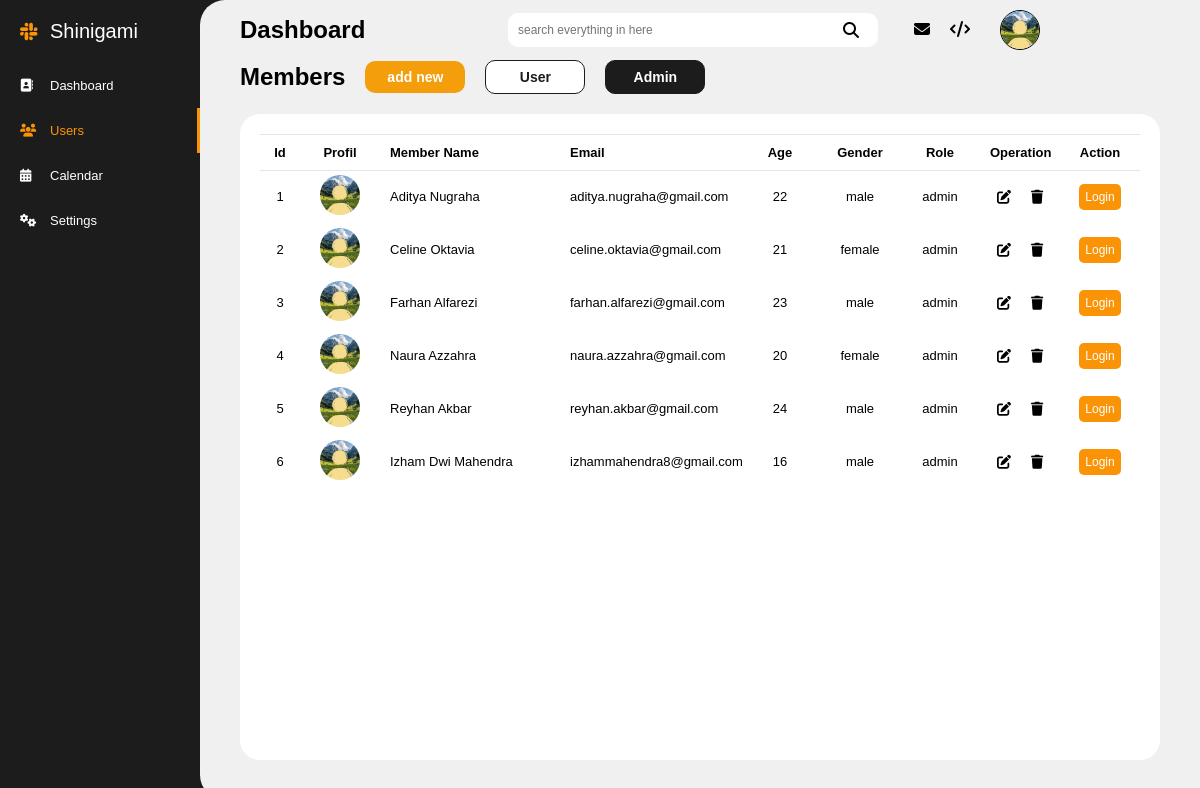
The page /users.php?role=admin on the database its author committed.
### tables this page shows
CREATE TABLE `users` (
  `id` int(255) NOT NULL,
  `nama` varchar(255) NOT NULL,
  `email` varchar(255) NOT NULL,
  `password` varchar(100) NOT NULL,
  `age` int(100) NOT NULL,
  `gender` varchar(20) NOT NULL,
  `role` varchar(20) NOT NULL
);

### users.php (the view, shortened to what this page needs)
<?php
    require_once "db.php";
    $page = basename($_SERVER['PHP_SELF']);
    $role = $_GET['role'] ?? 'user';
    $sql = "SELECT * FROM users WHERE role = '$role'";
    $result = mysqli_query($db_novel, $sql);
?>
<!DOCTYPE html>
<html lang="en">
<head>
    <link rel="stylesheet" href="css/users.css">
    <link rel="stylesheet" href="css/main.css">
    <link rel="stylesheet" href="css/aside.css">
    <link rel="stylesheet" href="css/navbar.css">
    <link rel="stylesheet" href="css/table.css">
    <link rel="stylesheet" href="https://cdnjs.cloudflare.com/ajax/libs/font-awesome/6.5.2/css/all.min.css" />
</head>
<body>
    <section class="layout">
        <aside class="aside">
            <div class="logo-aside">
                <i class="fa-brands fa-slack"></i>
                <p>Shinigami</p>
            </div>
            <div class="aside-menu">
                <a href="dashboard.php" class="aside-menu-link <?= $page == 'dashboard.php' ? 'active' : '' ?>">
                    <i class="fa-solid fa-address-book"></i>
                    <p>Dashboard</p>
                </a>
                <a href="users.php" class="aside-menu-link <?= $page == 'users.php' ? 'active' : '' ?>">
                    <i class="fa-solid fa-users"></i>
                    <p>Users</p>
                </a>
                <a href="calendar.php" class="aside-menu-link <?= $page == 'calendar.php' ? 'active' : '' ?>">
                    <i class="fa-solid fa-calendar-days"></i>
                    <p>Calendar</p>
                </a>
                <a href="settings.php" class="aside-menu-link <?= $page == 'settings.php' ? 'active' : '' ?>">
                    <i class="fa-solid fa-gears"></i>
                    <p>Settings</p>
                </a>
            </div>
        </aside>
        <div class="main-area">
            <nav class="navbar">
                <div class="nav-left">
                    <h2>Dashboard</h2>
                </div>
                <div class="nav-right">
                    <div class="search-box">
                        <input type="text" name="search" class="search-input" placeholder="search everything in here">
                        <i class="fa-solid fa-magnifying-glass"></i>
                    </div>
                    <a href="https://mail.google.com/mail/?view=cm&to=izhammahendra8@gmail.com&su=Halo&body=Isi%20pesan" target="_blank"> <i class="fa-solid fa-envelope"></i> </a>
                    <a href="" target="_blank"> <i class="fa-solid fa-code"></i> </a>
                    <div class="nav-right-profil">
                        <img src="img/profil.jpg" alt="">
                    </div>
                </div>
            </nav>
            <div class="main-content">
                <div class="user-management">
                    <h2>Members</h2>
                    <a href="add.php">add new</a>
                    <div class="overview">
                        <a href="?role=user" class="<?= $role == 'user' ? 'active' : '' ?>">User</a>
                        <a href="?role=admin" class="<?= $role == 'admin' ? 'active' : '' ?>">Admin</a>
                    </div>
                </div>
                <div class="box-table">
                    <div class="table-users">
                        <table class="table">
                            <thead>
                                <tr>
                                    <th class="id">Id</th>
                                    <th class="profil">Profil</th>
                                    <th class="nama">Member Name</th>
                                    <th class="email">Email</th>
                                    <th class="age">Age</th>
                                    <th class="gender">Gender</th>
                                    <th class="role">Role</th>
                                    <th class="operations">Operation</th>
                                    <th class="action">Action</th>
                                </tr>
                            </thead>
                            <?php
                                $no = 1;
                                while($x = mysqli_fetch_assoc($result)):
                            ?>
                            <tbody>
                                <tr>
                                    <td class="id"> <?= $no++ ?> </td>
                                    <td class="profil"> <img class="profil-users" src="img/profil.jpg" alt=""> </td>
                                    <td class="nama"> <?= $x['nama']?> </td>
                                    <td class="email"> <?= $x['email']?></td>
                                    <td class="age"> <?= $x['age']?> </td>
                                    <td class="gender"> <?= $x['gender']?> </td>
                                    <td class="role"> <?= $x['role']?> </td>
                                    <td>
                                        <div class="operation">
                                            <a href="edit.php?id=<?= $x['id']; ?>"> <i class="fa-solid fa-pen-to-square"></i> </a>
                                            <a href="delete.php?id=<?= $x['id']; ?>"> <i class="fa-solid fa-trash"></i> </a>
                                        </div>
                                    </td>
                                    <td>
                                        <div class="login">
                                            <a href="user.php">Login</a>
                                        </div>
                                    </td>
                                </tr>
                            </tbody>
                            <?php
                                endwhile;
                            ?>
                        </table>
                    </div>
                </div>
            </div>
        </div>
    </section>
</body>
</html>

### css/users.css (style rules this page uses)
.main-content { display: flex; flex-direction: column; margin: 0 40px 40px 40px; flex: 1; gap: 20px; }
.user-management { display: flex; align-items: center; gap: 20px; }
.user-management a { background-color: #f59e0b; color: white; border-radius: 10px; text-align: center; text-decoration: none; font-size: 14px; font-weight: bold; width: 100px; padding: 8px; transition: 0.2s; }
.overview { display: flex; align-items: center; gap: 20px; }
.overview a { background-color: white; color: rgb(28, 28, 28); border: 1px solid rgb(28, 28, 28); transition: 0.2s; }
.overview a.active { background-color: rgb(28, 28, 28); color: white; }
.box-table { background-color: white; border-radius: 20px; font-size: 13px; padding: 20px; flex: 1; }
.table-users { overflow: scroll; scrollbar-width: none; max-height: 400px; height: 100%; width: 100%; }

### css/main.css (style rules this page uses)
* { margin: 0; padding: 0; box-sizing: border-box; font-family: arial, sans-serif; }
.layout { background-color: rgb(28, 28, 28); display: flex; height: 100vh; }
.main-area { background-color: rgb(240, 240, 240); border-top-left-radius: 25px; border-bottom-left-radius: 25px; display: flex; flex-direction: column; flex: 1; }
.main-content { display: flex; justify-content: space-between; flex: 1; gap: 20px; }

### css/aside.css (style rules this page uses)
.aside { background-color: rgb(28, 28, 28); color: white; display: flex; flex-direction: column; height: 100%; width: 200px; padding: 20px 0 20px 20px; gap: 20px; }
.logo-aside { display: flex; align-items: center; font-size: 20px; gap: 10px; }
.logo-aside i { color: #fa9406; }
.aside i { width: 20px; }
.aside-menu-link { color: white; display: flex; align-items: center; font-size: 13px; text-decoration: none; padding: 15px 0; width: 100%; gap: 10px; }
.aside-menu-link.active { border-right: 3px solid #fa9406; color: #fa9406; }

### css/navbar.css (style rules this page uses)
.navbar { display: flex; justify-content: space-between; align-items: center; padding: 10px 40px; width: 100%; }
.nav-right { display: flex; align-items: center; font-size: 16px; width: 100%; gap: 20px; }
.search-box { display: flex; justify-content: right; align-items: center; margin-left: 35px; width: 100%; }
.search-input { background-color: white; border: none; border-radius: 10px; font-size: 12px; max-width: 370px; min-width: 120px; width: 100%; padding: 10px 40px 10px 10px; }
.search-box i { position: relative; right: 35px; }
.nav-right a { color: black; text-decoration: none; }
.nav-right-profil { display: flex; align-items: center; font-size: 12px; font-weight: bold; max-width: 170px; width: 100%; gap: 10px; }
.nav-right-profil img { border: 1px solid black; border-radius: 50%; width: 40px; height: 40px; }

### css/table.css (style rules this page uses)
.table { width: 100%; table-layout: fixed; border-collapse: separate; border-spacing: 0; }
.table thead { background-color: white; position: sticky; top: 0; }
.table th { border-top: 1px solid rgba(0,0,0,0.1); box-shadow: 0 1px 0 rgba(0,0,0,0.1); padding: 10px; }
.table td { text-align: center; padding: 5px 10px; }
.table td.nama, .table td.email, .table th.nama, .table th.email { text-align: left; width: 180px; }
.id { text-align: center; width: 40px; }
.profil-users { border-radius: 50%; width: 40px; height: 40px; }
.operation { display: flex; justify-content: center; align-items: center; gap: 20px; }
.operation a { color: black; text-decoration: none; font-size: 14px; transition: 0.2s; }
.login a { background-color: #fa9406; color: white; text-decoration: none; font-size: 12px; border-radius: 5px; padding: 6px; transition: 0.2s; }

### rows shown on the page
users: nama "Aditya Nugraha", email "aditya.nugraha@gmail.com", age "22", gender "male", role "admin"
users: nama "Celine Oktavia", email "celine.oktavia@gmail.com", age "21", gender "female", role "admin"
users: nama "Farhan Alfarezi", email "farhan.alfarezi@gmail.com", age "23", gender "male", role "admin"
users: nama "Naura Azzahra", email "naura.azzahra@gmail.com", age "20", gender "female", role "admin"
users: nama "Reyhan Akbar", email "reyhan.akbar@gmail.com", age "24", gender "male", role "admin"
users: nama "Izham Dwi Mahendra", email "izhammahendra8@gmail.com", age "16", gender "male", role "admin"
